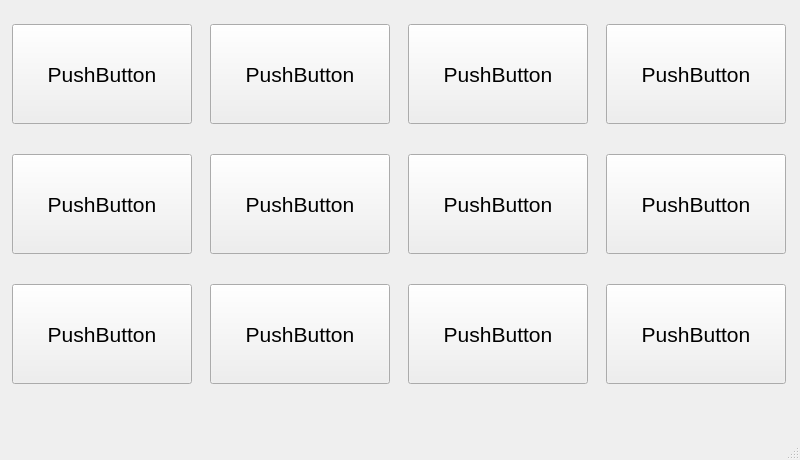
<?xml version="1.0" encoding="UTF-8"?>
<ui version="4.0">
 <class>MainWindow</class>
 <widget class="QMainWindow" name="MainWindow">
  <property name="geometry">
   <rect>
    <x>0</x>
    <y>0</y>
    <width>800</width>
    <height>460</height>
   </rect>
  </property>
  <property name="sizePolicy">
   <sizepolicy hsizetype="Maximum" vsizetype="Maximum">
    <horstretch>0</horstretch>
    <verstretch>0</verstretch>
   </sizepolicy>
  </property>
  <property name="minimumSize">
   <size>
    <width>800</width>
    <height>460</height>
   </size>
  </property>
  <property name="maximumSize">
   <size>
    <width>800</width>
    <height>460</height>
   </size>
  </property>
  <property name="cursor">
   <cursorShape>OpenHandCursor</cursorShape>
  </property>
  <property name="tabletTracking">
   <bool>true</bool>
  </property>
  <property name="windowTitle">
   <string>Projet SteamDeck</string>
  </property>
  <widget class="QWidget" name="centralwidget">
   <property name="maximumSize">
    <size>
     <width>800</width>
     <height>417</height>
    </size>
   </property>
   <widget class="QWidget" name="gridLayoutWidget">
    <property name="geometry">
     <rect>
      <x>0</x>
      <y>0</y>
      <width>801</width>
      <height>411</height>
     </rect>
    </property>
    <layout class="QGridLayout" name="gridLayout">
     <item row="1" column="2">
      <widget class="QPushButton" name="line1_row1_button">
       <property name="sizePolicy">
        <sizepolicy hsizetype="Minimum" vsizetype="Minimum">
         <horstretch>0</horstretch>
         <verstretch>0</verstretch>
        </sizepolicy>
       </property>
       <property name="minimumSize">
        <size>
         <width>80</width>
         <height>100</height>
        </size>
       </property>
       <property name="maximumSize">
        <size>
         <width>180</width>
         <height>100</height>
        </size>
       </property>
       <property name="font">
        <font>
         <pointsize>16</pointsize>
        </font>
       </property>
       <property name="cursor">
        <cursorShape>PointingHandCursor</cursorShape>
       </property>
       <property name="text">
        <string>PushButton</string>
       </property>
      </widget>
     </item>
     <item row="2" column="2">
      <widget class="QPushButton" name="line2_row1_button">
       <property name="sizePolicy">
        <sizepolicy hsizetype="Minimum" vsizetype="Minimum">
         <horstretch>0</horstretch>
         <verstretch>0</verstretch>
        </sizepolicy>
       </property>
       <property name="minimumSize">
        <size>
         <width>80</width>
         <height>100</height>
        </size>
       </property>
       <property name="maximumSize">
        <size>
         <width>180</width>
         <height>100</height>
        </size>
       </property>
       <property name="font">
        <font>
         <pointsize>16</pointsize>
        </font>
       </property>
       <property name="cursor">
        <cursorShape>PointingHandCursor</cursorShape>
       </property>
       <property name="text">
        <string>PushButton</string>
       </property>
      </widget>
     </item>
     <item row="1" column="3">
      <widget class="QPushButton" name="line1_row2_button">
       <property name="sizePolicy">
        <sizepolicy hsizetype="Minimum" vsizetype="Minimum">
         <horstretch>0</horstretch>
         <verstretch>0</verstretch>
        </sizepolicy>
       </property>
       <property name="minimumSize">
        <size>
         <width>80</width>
         <height>100</height>
        </size>
       </property>
       <property name="maximumSize">
        <size>
         <width>180</width>
         <height>100</height>
        </size>
       </property>
       <property name="font">
        <font>
         <pointsize>16</pointsize>
        </font>
       </property>
       <property name="cursor">
        <cursorShape>PointingHandCursor</cursorShape>
       </property>
       <property name="text">
        <string>PushButton</string>
       </property>
      </widget>
     </item>
     <item row="2" column="3">
      <widget class="QPushButton" name="line2_row2_button">
       <property name="sizePolicy">
        <sizepolicy hsizetype="Minimum" vsizetype="Minimum">
         <horstretch>0</horstretch>
         <verstretch>0</verstretch>
        </sizepolicy>
       </property>
       <property name="minimumSize">
        <size>
         <width>80</width>
         <height>100</height>
        </size>
       </property>
       <property name="maximumSize">
        <size>
         <width>180</width>
         <height>100</height>
        </size>
       </property>
       <property name="font">
        <font>
         <pointsize>16</pointsize>
        </font>
       </property>
       <property name="cursor">
        <cursorShape>PointingHandCursor</cursorShape>
       </property>
       <property name="text">
        <string>PushButton</string>
       </property>
      </widget>
     </item>
     <item row="1" column="5">
      <widget class="QPushButton" name="line1_row4_button">
       <property name="sizePolicy">
        <sizepolicy hsizetype="Minimum" vsizetype="Minimum">
         <horstretch>0</horstretch>
         <verstretch>0</verstretch>
        </sizepolicy>
       </property>
       <property name="minimumSize">
        <size>
         <width>80</width>
         <height>100</height>
        </size>
       </property>
       <property name="maximumSize">
        <size>
         <width>180</width>
         <height>100</height>
        </size>
       </property>
       <property name="font">
        <font>
         <pointsize>16</pointsize>
        </font>
       </property>
       <property name="cursor">
        <cursorShape>PointingHandCursor</cursorShape>
       </property>
       <property name="text">
        <string>PushButton</string>
       </property>
      </widget>
     </item>
     <item row="2" column="5">
      <widget class="QPushButton" name="line2_row4_button">
       <property name="sizePolicy">
        <sizepolicy hsizetype="Minimum" vsizetype="Minimum">
         <horstretch>0</horstretch>
         <verstretch>0</verstretch>
        </sizepolicy>
       </property>
       <property name="minimumSize">
        <size>
         <width>80</width>
         <height>100</height>
        </size>
       </property>
       <property name="maximumSize">
        <size>
         <width>180</width>
         <height>100</height>
        </size>
       </property>
       <property name="font">
        <font>
         <pointsize>16</pointsize>
        </font>
       </property>
       <property name="cursor">
        <cursorShape>PointingHandCursor</cursorShape>
       </property>
       <property name="text">
        <string>PushButton</string>
       </property>
      </widget>
     </item>
     <item row="1" column="4">
      <widget class="QPushButton" name="line1_row3_button">
       <property name="sizePolicy">
        <sizepolicy hsizetype="Minimum" vsizetype="Minimum">
         <horstretch>0</horstretch>
         <verstretch>0</verstretch>
        </sizepolicy>
       </property>
       <property name="minimumSize">
        <size>
         <width>80</width>
         <height>100</height>
        </size>
       </property>
       <property name="maximumSize">
        <size>
         <width>180</width>
         <height>100</height>
        </size>
       </property>
       <property name="font">
        <font>
         <pointsize>16</pointsize>
        </font>
       </property>
       <property name="cursor">
        <cursorShape>PointingHandCursor</cursorShape>
       </property>
       <property name="text">
        <string>PushButton</string>
       </property>
      </widget>
     </item>
     <item row="2" column="4">
      <widget class="QPushButton" name="line2_row3_button">
       <property name="sizePolicy">
        <sizepolicy hsizetype="Minimum" vsizetype="Minimum">
         <horstretch>0</horstretch>
         <verstretch>0</verstretch>
        </sizepolicy>
       </property>
       <property name="minimumSize">
        <size>
         <width>80</width>
         <height>100</height>
        </size>
       </property>
       <property name="maximumSize">
        <size>
         <width>180</width>
         <height>100</height>
        </size>
       </property>
       <property name="font">
        <font>
         <pointsize>16</pointsize>
        </font>
       </property>
       <property name="cursor">
        <cursorShape>PointingHandCursor</cursorShape>
       </property>
       <property name="text">
        <string>PushButton</string>
       </property>
      </widget>
     </item>
     <item row="3" column="2">
      <widget class="QPushButton" name="line3_row1_button">
       <property name="sizePolicy">
        <sizepolicy hsizetype="Minimum" vsizetype="Minimum">
         <horstretch>0</horstretch>
         <verstretch>0</verstretch>
        </sizepolicy>
       </property>
       <property name="minimumSize">
        <size>
         <width>80</width>
         <height>100</height>
        </size>
       </property>
       <property name="maximumSize">
        <size>
         <width>180</width>
         <height>100</height>
        </size>
       </property>
       <property name="font">
        <font>
         <pointsize>16</pointsize>
        </font>
       </property>
       <property name="cursor">
        <cursorShape>PointingHandCursor</cursorShape>
       </property>
       <property name="text">
        <string>PushButton</string>
       </property>
      </widget>
     </item>
     <item row="3" column="3">
      <widget class="QPushButton" name="line3_row2_button">
       <property name="sizePolicy">
        <sizepolicy hsizetype="Minimum" vsizetype="Minimum">
         <horstretch>0</horstretch>
         <verstretch>0</verstretch>
        </sizepolicy>
       </property>
       <property name="minimumSize">
        <size>
         <width>80</width>
         <height>100</height>
        </size>
       </property>
       <property name="maximumSize">
        <size>
         <width>180</width>
         <height>100</height>
        </size>
       </property>
       <property name="font">
        <font>
         <pointsize>16</pointsize>
        </font>
       </property>
       <property name="cursor">
        <cursorShape>PointingHandCursor</cursorShape>
       </property>
       <property name="text">
        <string>PushButton</string>
       </property>
      </widget>
     </item>
     <item row="3" column="4">
      <widget class="QPushButton" name="line3_row3_button">
       <property name="sizePolicy">
        <sizepolicy hsizetype="Minimum" vsizetype="Minimum">
         <horstretch>0</horstretch>
         <verstretch>0</verstretch>
        </sizepolicy>
       </property>
       <property name="minimumSize">
        <size>
         <width>80</width>
         <height>100</height>
        </size>
       </property>
       <property name="maximumSize">
        <size>
         <width>180</width>
         <height>100</height>
        </size>
       </property>
       <property name="font">
        <font>
         <pointsize>16</pointsize>
        </font>
       </property>
       <property name="cursor">
        <cursorShape>PointingHandCursor</cursorShape>
       </property>
       <property name="text">
        <string>PushButton</string>
       </property>
      </widget>
     </item>
     <item row="3" column="5">
      <widget class="QPushButton" name="line3_row4_button">
       <property name="sizePolicy">
        <sizepolicy hsizetype="Minimum" vsizetype="Minimum">
         <horstretch>0</horstretch>
         <verstretch>0</verstretch>
        </sizepolicy>
       </property>
       <property name="minimumSize">
        <size>
         <width>80</width>
         <height>100</height>
        </size>
       </property>
       <property name="maximumSize">
        <size>
         <width>180</width>
         <height>100</height>
        </size>
       </property>
       <property name="font">
        <font>
         <pointsize>16</pointsize>
        </font>
       </property>
       <property name="cursor">
        <cursorShape>PointingHandCursor</cursorShape>
       </property>
       <property name="text">
        <string>PushButton</string>
       </property>
      </widget>
     </item>
    </layout>
   </widget>
  </widget>
  <widget class="QMenuBar" name="menubar">
   <property name="geometry">
    <rect>
     <x>0</x>
     <y>0</y>
     <width>800</width>
     <height>21</height>
    </rect>
   </property>
  </widget>
  <widget class="QStatusBar" name="statusbar"/>
 </widget>
 <resources/>
 <connections/>
</ui>
